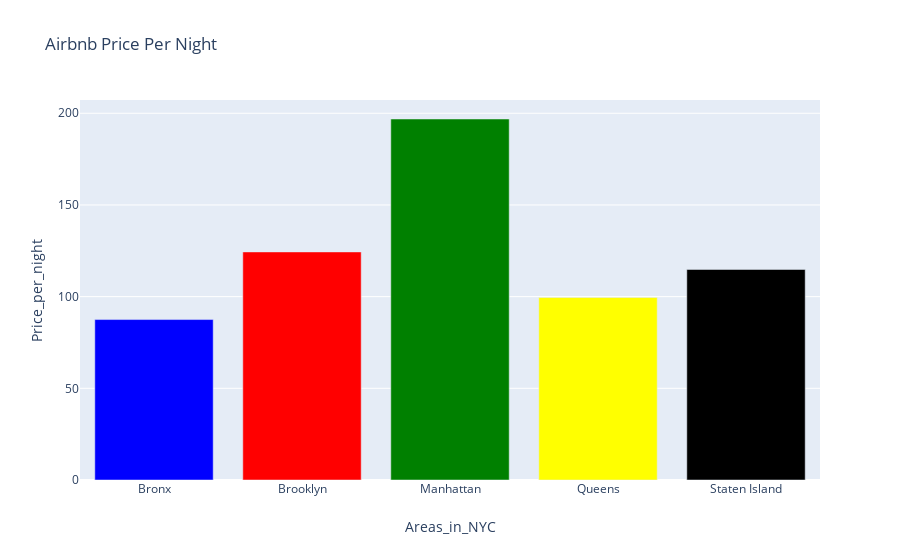

Source (notebook cell):
### Code cell
# displa with plotly
mydata = go.Bar(
 x =results.index,
y= results.values,
marker={'color': ['blue', 'red', 'green', 'yellow']})
mylayout = go.Layout(
title ='Airbnb Price Per Night',
xaxis= dict(title='Areas_in_NYC'),
yaxis= dict(title='Price_per_night')
)
myfigure = go.Figure([mydata],mylayout)
myfigure

### Figure 1 — Plotly figure (JSON) as saved in the notebook; plotly's stock layout.template omitted (floating-point values rounded to 4 significant figures)
{"data": [{"marker": {"color": ["blue", "red", "green", "yellow"]}, "type": "bar", "x": ["Bronx", "Brooklyn", "Manhattan", "Queens", "Staten Island"], "y": [87.5, 124.4, 196.9, 99.52, 114.8]}], "layout": {"title": {"text": "Airbnb Price Per Night"}, "xaxis": {"title": {"text": "Areas_in_NYC"}}, "yaxis": {"title": {"text": "Price_per_night"}}}}
